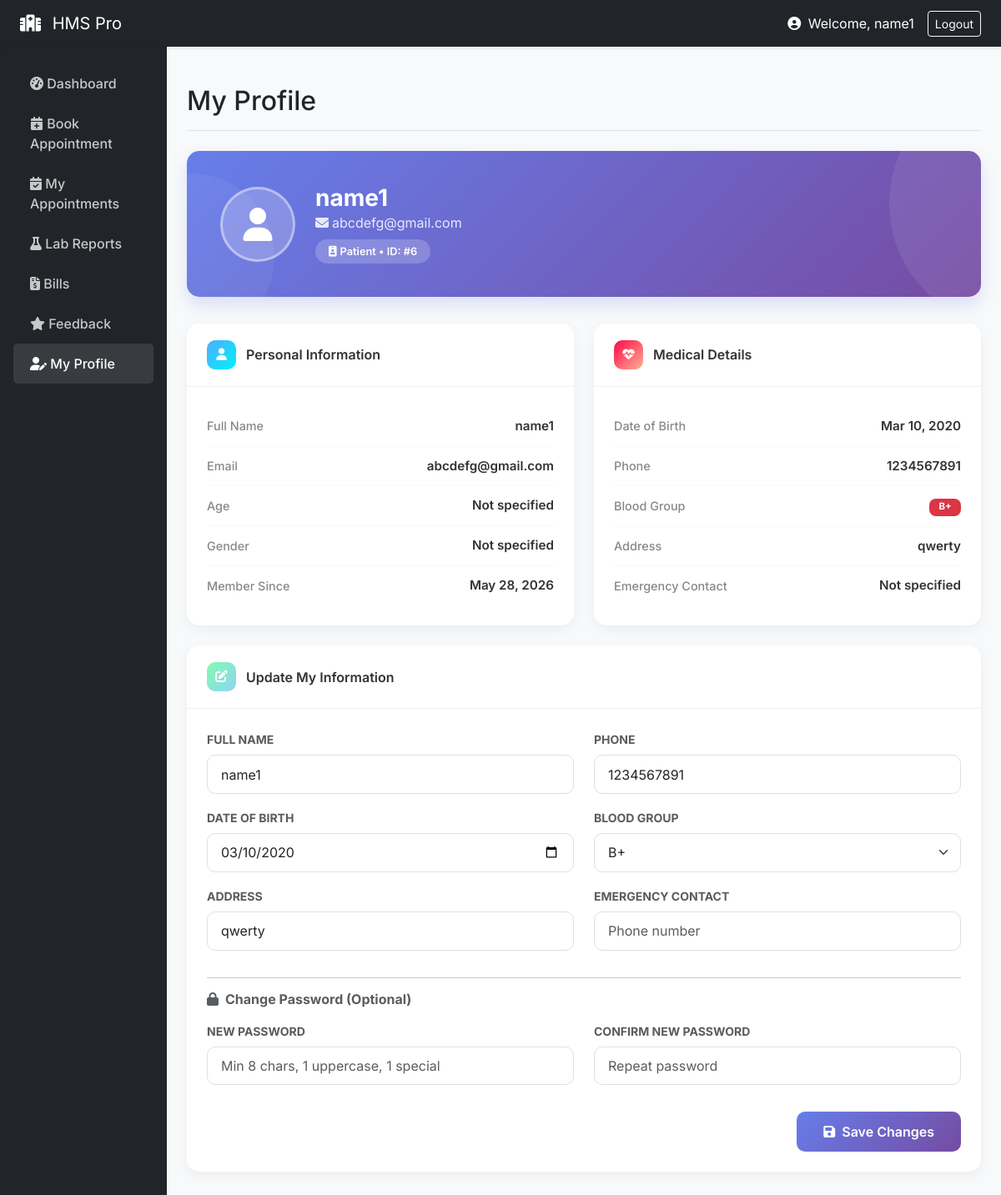
Page /patient/profile (signed in) on the committed database.
### models/__init__.py (models this page shows, shortened)
class User(UserMixin, db.Model):
    id = db.Column(db.Integer, primary_key=True)
    email = db.Column(db.String(120), unique=True, nullable=False)
    name = db.Column(db.String(100), nullable=False)
    role = db.Column(db.String(20), nullable=False)
    password_hash = db.Column(db.String(200), nullable=False)
    age = db.Column(db.Integer)
    gender = db.Column(db.String(10))
    staff_role = db.Column(db.String(50))
    department = db.Column(db.String(50))
    staff_id = db.Column(db.String(20))
    created_at = db.Column(db.DateTime, default=datetime.utcnow)

class Patient(db.Model):
    id = db.Column(db.Integer, primary_key=True)
    user_id = db.Column(db.Integer, db.ForeignKey('user.id'))
    dob = db.Column(db.Date)
    phone = db.Column(db.String(20))
    address = db.Column(db.String(200))
    blood_group = db.Column(db.String(5))
    emergency_contact = db.Column(db.String(20))
    user = db.relationship('User', backref='patient_profile')

### routes/patient.py (the view, shortened to what this page needs)
@patient_bp.route('/profile', methods=['GET', 'POST'])
def profile():
    patient_profile = Patient.query.filter_by(user_id=current_user.id).first()
    return render_template('patient_profile.html', patient_profile=patient_profile)

### templates/patient_profile.html (shortened to what this page needs)
{% extends "base.html" %}
{% block page_title %}My Profile{% endblock %}
{% block content %}
<div class="profile-banner">
    <div class="d-flex align-items-center gap-4 position-relative" style="z-index:1;">
        <div class="profile-avatar">
            <i class="fas fa-user"></i>
        </div>
        <div>
            <h2 class="profile-name">{{ current_user.name }}</h2>
            <div class="profile-email"><i class="fas fa-envelope me-1"></i>{{ current_user.email }}</div>
            <div class="profile-role"><i class="fas fa-id-badge me-1"></i>{{ current_user.role|capitalize }} • ID: #{{ current_user.id }}</div>
        </div>
    </div>
</div>
<div class="row">
    <div class="col-lg-6">
        <div class="info-card">
            <div class="card-header">
                <i style="background: linear-gradient(135deg, #4facfe, #00f2fe);"><span class="fas fa-user"></span></i>
                Personal Information
            </div>
            <div class="card-body">
                <div class="info-row">
                    <span class="info-label">Full Name</span>
                    <span class="info-value">{{ current_user.name }}</span>
                </div>
                <div class="info-row">
                    <span class="info-label">Email</span>
                    <span class="info-value">{{ current_user.email }}</span>
                </div>
                <div class="info-row">
                    <span class="info-label">Age</span>
                    <span class="info-value">{{ current_user.age or 'Not specified' }}</span>
                </div>
                <div class="info-row">
                    <span class="info-label">Gender</span>
                    <span class="info-value">{{ current_user.gender or 'Not specified' }}</span>
                </div>
                <div class="info-row">
                    <span class="info-label">Member Since</span>
                    <span class="info-value">{{ current_user.created_at.strftime('%b %d, %Y') if current_user.created_at else 'N/A' }}</span>
                </div>
            </div>
        </div>
    </div>
    <div class="col-lg-6">
        <div class="info-card">
            <div class="card-header">
                <i style="background: linear-gradient(135deg, #ff0844, #ffb199);"><span class="fas fa-heartbeat"></span></i>
                Medical Details
            </div>
            <div class="card-body">
                {% if patient_profile %}
                <div class="info-row">
                    <span class="info-label">Date of Birth</span>
                    <span class="info-value">{{ patient_profile.dob.strftime('%b %d, %Y') if patient_profile.dob else 'Not specified' }}</span>
                </div>
                <div class="info-row">
                    <span class="info-label">Phone</span>
                    <span class="info-value">{{ patient_profile.phone or 'Not specified' }}</span>
                </div>
                <div class="info-row">
                    <span class="info-label">Blood Group</span>
                    <span class="info-value">
                        {% if patient_profile.blood_group %}
                        <span class="badge bg-danger text-white" style="border-radius:8px; padding:0.3rem 0.7rem;">{{ patient_profile.blood_group }}</span>
                        {% else %}
                        Not specified
                        {% endif %}
                    </span>
                </div>
                <div class="info-row">
                    <span class="info-label">Address</span>
                    <span class="info-value">{{ patient_profile.address or 'Not specified' }}</span>
                </div>
                <div class="info-row">
                    <span class="info-label">Emergency Contact</span>
                    <span class="info-value">{{ patient_profile.emergency_contact or 'Not specified' }}</span>
                </div>
                {% else %}
                <div class="text-center text-muted py-3">
                    <i class="fas fa-info-circle me-1"></i>No medical profile found. Update below.
                </div>
                {% endif %}
            </div>
        </div>
    </div>
</div>
<div class="info-card">
    <div class="card-header">
        <i style="background: linear-gradient(135deg, #84fab0, #8fd3f4);"><span class="fas fa-edit"></span></i>
        Update My Information
    </div>
    <div class="card-body">
        <form method="POST" action="{{ url_for('patient.profile') }}">
            <div class="row">
                <div class="col-md-6 mb-3">
                    <label class="form-label fw-bold text-muted small text-uppercase">Full Name</label>
                    <input type="text" name="name" class="form-control form-control-profile" value="{{ current_user.name }}">
                </div>
                <div class="col-md-6 mb-3">
                    <label class="form-label fw-bold text-muted small text-uppercase">Phone</label>
                    <input type="text" name="phone" class="form-control form-control-profile" value="{{ patient_profile.phone if patient_profile else '' }}" placeholder="e.g. 9999999999">
                </div>
                <div class="col-md-6 mb-3">
                    <label class="form-label fw-bold text-muted small text-uppercase">Date of Birth</label>
                    <input type="date" name="dob" class="form-control form-control-profile" value="{{ patient_profile.dob.strftime('%Y-%m-%d') if patient_profile and patient_profile.dob else '' }}">
                </div>
                <div class="col-md-6 mb-3">
                    <label class="form-label fw-bold text-muted small text-uppercase">Blood Group</label>
                    <select name="blood_group" class="form-select form-control-profile">
                        {% for bg in ['A+', 'A-', 'B+', 'B-', 'O+', 'O-', 'AB+', 'AB-'] %}
                        <option value="{{ bg }}" {{ 'selected' if patient_profile and patient_profile.blood_group == bg }}>{{ bg }}</option>
                        {% endfor %}
                    </select>
                </div>
                <div class="col-md-6 mb-3">
                    <label class="form-label fw-bold text-muted small text-uppercase">Address</label>
                    <input type="text" name="address" class="form-control form-control-profile" value="{{ patient_profile.address if patient_profile else '' }}" placeholder="123 Main St...">
                </div>
                <div class="col-md-6 mb-3">
                    <label class="form-label fw-bold text-muted small text-uppercase">Emergency Contact</label>
                    <input type="text" name="emergency_contact" class="form-control form-control-profile" value="{{ patient_profile.emergency_contact if patient_profile else '' }}" placeholder="Phone number">
                </div>
            </div>
            <hr>
            <h6 class="fw-bold text-muted mb-3"><i class="fas fa-lock me-2"></i>Change Password (Optional)</h6>
            <div class="row">
                <div class="col-md-6 mb-3">
                    <label class="form-label fw-bold text-muted small text-uppercase">New Password</label>
                    <input type="password" name="new_password" class="form-control form-control-profile" placeholder="Min 8 chars, 1 uppercase, 1 special">
                </div>
                <div class="col-md-6 mb-3">
                    <label class="form-label fw-bold text-muted small text-uppercase">Confirm New Password</label>
                    <input type="password" name="confirm_password" class="form-control form-control-profile" placeholder="Repeat password">
                </div>
            </div>
            <div class="text-end mt-3">
                <button type="submit" class="btn btn-save">
                    <i class="fas fa-save me-2"></i>Save Changes
                </button>
            </div>
        </form>
    </div>
</div>
{% endblock %}

### templates/base.html (shortened to what this page needs)
<!doctype html>
<html lang="en">
<head>
  <link href="https://cdn.jsdelivr.net/npm/bootstrap@5.3.0/dist/css/bootstrap.min.css" rel="stylesheet">
  <link rel="stylesheet" href="https://cdnjs.cloudflare.com/ajax/libs/font-awesome/6.4.0/css/all.min.css">
</head>
<body>
{% if current_user.is_authenticated %}
<nav class="navbar navbar-dark bg-dark sticky-top shadow-sm">
  <div class="container-fluid px-4">
    <a class="navbar-brand" href="/"><i class="fas fa-hospital me-2"></i> HMS Pro</a>
    <div class="d-flex align-items-center text-white">
      <span class="me-3">
        <i class="fas fa-user-circle me-1"></i> Welcome, {{ current_user.name }}
      </span>
      <a class="btn btn-outline-light btn-sm" href="{{ url_for('auth.logout') }}">Logout</a>
    </div>
  </div>
</nav>
{% endif %}
<div id="main-wrapper">
    {% if not current_user.is_authenticated %}
        <div class="container mt-5">
    {% else %}
        <div class="container-fluid">
            <div class="row">
                <nav class="col-md-2 d-none d-md-block sidebar px-3">
                    <ul class="nav flex-column">
                        {% if current_user.role == 'staff' %}
                            <li class="nav-item">
                                <a class="nav-link {{ 'active' if request.endpoint == 'staff.dashboard' else '' }}" href="{{ url_for('staff.dashboard') }}"><i class="fas fa-tachometer-alt"></i> Dashboard</a>
                            </li>
                            <li class="nav-item">
                                <a class="nav-link {{ 'active' if request.endpoint == 'staff.patients' else '' }}" href="{{ url_for('staff.patients') }}"><i class="fas fa-users"></i> Patients</a>
                            </li>
                            <li class="nav-item">
                                <a class="nav-link {{ 'active' if request.endpoint == 'staff.doctors' else '' }}" href="{{ url_for('staff.doctors') }}"><i class="fas fa-user-md"></i> Doctors</a>
                            </li>
                            <li class="nav-item">
                                <a class="nav-link {{ 'active' if request.endpoint == 'staff.appointments' else '' }}" href="{{ url_for('staff.appointments') }}"><i class="fas fa-calendar-check"></i> Appointments</a>
                            </li>
                            <li class="nav-item">
                                <a class="nav-link {{ 'active' if request.endpoint == 'staff.rooms' else '' }}" href="{{ url_for('staff.rooms') }}"><i class="fas fa-bed"></i> Rooms</a>
                            </li>
                            <li class="nav-item">
                                <a class="nav-link {{ 'active' if request.endpoint == 'staff.lab' else '' }}" href="{{ url_for('staff.lab') }}"><i class="fas fa-flask"></i> Lab Reports</a>
                            </li>
                            <li class="nav-item">
                                <a class="nav-link {{ 'active' if request.endpoint == 'staff.billing' else '' }}" href="{{ url_for('staff.billing') }}"><i class="fas fa-file-invoice-dollar"></i> Billing</a>
                            </li>
                            <li class="nav-item">
                                <a class="nav-link {{ 'active' if request.endpoint == 'staff.inventory' else '' }}" href="{{ url_for('staff.inventory') }}"><i class="fas fa-boxes"></i> Inventory</a>
                            </li>
                            <li class="nav-item">
                                <a class="nav-link {{ 'active' if request.endpoint == 'staff.feedback' else '' }}" href="{{ url_for('staff.feedback') }}"><i class="fas fa-star"></i> Feedback</a>
                            </li>
                            <li class="nav-item">
                                <a class="nav-link {{ 'active' if request.endpoint == 'staff.records' else '' }}" href="{{ url_for('staff.records') }}"><i class="fas fa-notes-medical"></i> Records</a>
                            </li>
                        {% elif current_user.role == 'patient' %}
                            <li class="nav-item">
                                <a class="nav-link {{ 'active' if request.endpoint == 'patient.dashboard' else '' }}" href="{{ url_for('patient.dashboard') }}"><i class="fas fa-tachometer-alt"></i> Dashboard</a>
                            </li>
                            <li class="nav-item">
                                <a class="nav-link {{ 'active' if request.endpoint == 'patient.book' else '' }}" href="{{ url_for('patient.book') }}"><i class="fas fa-calendar-plus"></i> Book Appointment</a>
                            </li>
                            <li class="nav-item">
                                <a class="nav-link {{ 'active' if request.endpoint == 'patient.appointments' else '' }}" href="{{ url_for('patient.appointments') }}"><i class="fas fa-calendar-check"></i> My Appointments</a>
                            </li>
                            <li class="nav-item">
                                <a class="nav-link {{ 'active' if request.endpoint == 'patient.lab' else '' }}" href="{{ url_for('patient.lab') }}"><i class="fas fa-flask"></i> Lab Reports</a>
                            </li>
                            <li class="nav-item">
                                <a class="nav-link {{ 'active' if request.endpoint == 'patient.billing' else '' }}" href="{{ url_for('patient.billing') }}"><i class="fas fa-file-invoice-dollar"></i> Bills</a>
                            </li>
                            <li class="nav-item">
                                <a class="nav-link {{ 'active' if request.endpoint == 'patient.feedback' else '' }}" href="{{ url_for('patient.feedback') }}"><i class="fas fa-star"></i> Feedback</a>
                            </li>
                            <li class="nav-item">
                                <a class="nav-link {{ 'active' if request.endpoint == 'patient.profile' else '' }}" href="{{ url_for('patient.profile') }}"><i class="fas fa-user-edit"></i> My Profile</a>
                            </li>
                        {% endif %}
                    </ul>
                </nav>
                <main class="col-md-10 ms-sm-auto px-md-4 main-content">
                    <div class="d-flex justify-content-between flex-wrap flex-md-nowrap align-items-center pt-3 pb-2 mb-4 border-bottom">
                        <h1 class="h2">{% block page_title %}{% endblock %}</h1>
                    </div>
    {% endif %}
    {% block content %}{% endblock %}
    {% if current_user.is_authenticated %}
                </main>
            </div>
        </div>
    {% else %}
        </div>
    {% endif %}
</div>
</body>
</html>

### rows in the picture
User: name "name1", email "abcdefg@gmail.com", role "Patient", id "6", age "Not specified", gender "Not specified", created_at "May 28, 2026"
Patient: dob "Mar 10, 2020", phone "1234567891", blood_group "B+", address "qwerty", emergency_contact "Not specified", dob "03/10/2020"

### other values in the picture
form field blood_group "B+"
